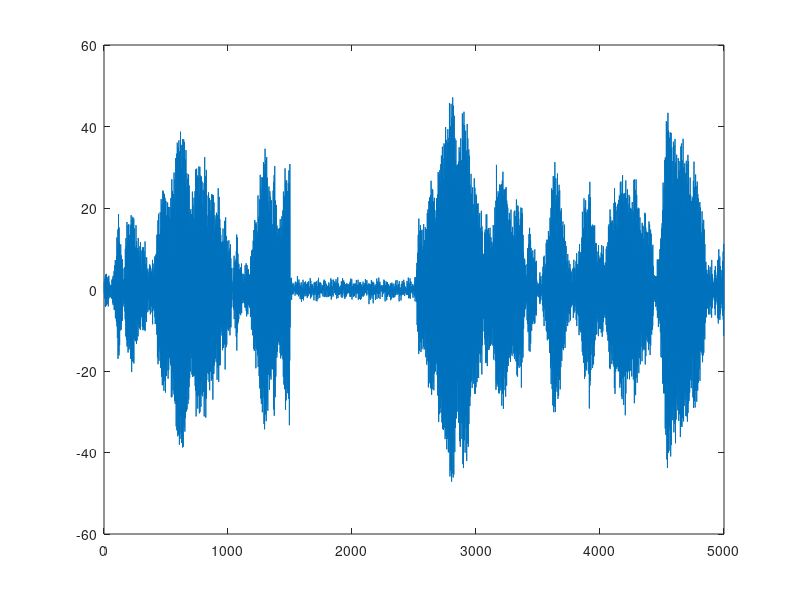

Write MATLAB code to recreate this figure. (Note: this script raises an error after producing the figure.)

clear all
clc

%% Zad 1 i 2 
N = 5000;
b0 = 1;
a1 = 1.5;
a2 = 1;
wariancja1 = 1;
wariancja2 = 0.2;
u = sqrt(wariancja1) * randn(1,N);
%u = 2 * ones(1,N);
e = sqrt(wariancja2) * randn(1,N);
y = zeros(1,N);
for i=1:N
    switch i
        case 1
            y(i) = e(i);
        case 2
            y(i) = b0*u(i-1)+e(i)-a1*y(i-1);
        case 1500
            a1 = 0.125;
            a2 = 0.25;
            y(i) = b0*u(i-1)+e(i)-a1*y(i-1)-a2*y(i-2);
        case 2500
            a1 = 1.5;
            a2 = 1;
            y(i) = b0*u(i-1)+e(i)-a1*y(i-1)-a2*y(i-2);
        otherwise
    y(i) = b0*u(i-1)+e(i)-a1*y(i-1)-a2*y(i-2);
    end
end

figure;
plot(y)

%% Zad3


bWRLS = WRLS(y,u,100,0,0.8);

